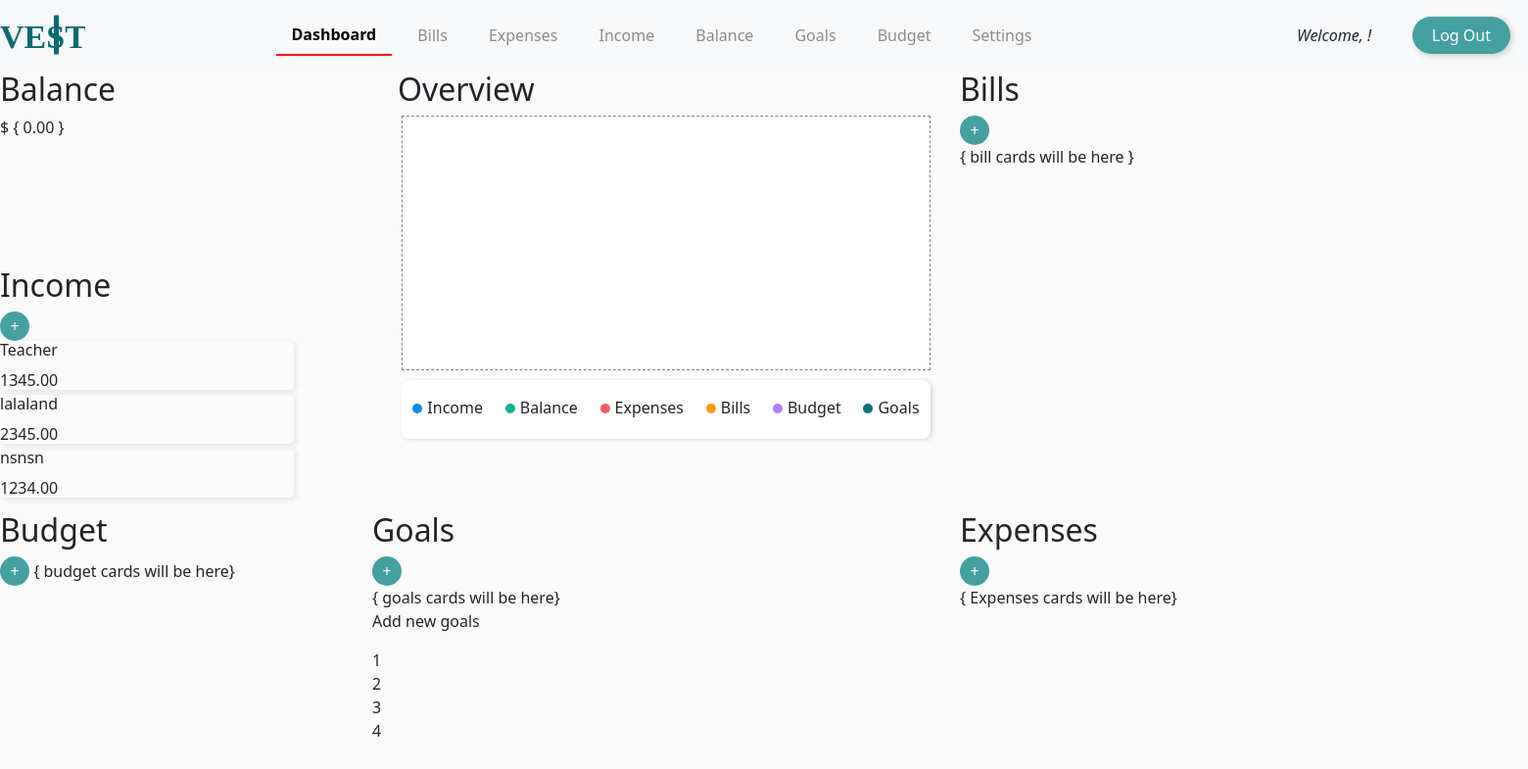
/accounts/profile/ (signed in), run on the app's committed database.
### dashboard/models.py (models this page shows)
class Income(models.Model):
    current_user = models.ForeignKey(Users, default=2, on_delete=models.CASCADE)
    income_name = models.CharField(max_length=20, blank=True)
    created_at = timezone.now()
    deposit = models.DecimalField(blank=True, max_digits=10, decimal_places=2)
    updated_at = models.DateTimeField('updated_at', auto_now=True)

### dashboard/views.py (the view, shortened to what this page needs)
# urls.py: path('accounts/profile/', views.IncomeProfile.as_view()), # this will display all later.
class IncomeProfile(View):
    template_name = 'dashboard/profile.html'
    add_income_form = AddIncome
    context = {
        "title": "Submit Url",
        "add_income_form": add_income_form,
        "pls_work": "pls work",
        "current_name": "",
        "user_name ": "",
        "c_id" : "",
        "income_names" : "",
        "deposit" : 0,
        "range": range(3),
        "user_income": ""
    }
    def get(self, request):
        user= request.user
        if user.is_authenticated:
            user_name = request.user.first_name
            c_id = request.user.id
            income_names = list(Income.objects.values_list('income_name', flat=True))[-3:]
            deposits = list(Income.objects.values_list('deposit', flat=True))[-3:]
            user_income = zip(income_names, deposits)
            self.context["c_id"] = c_id
            self.context["user_name"] = user_name
            self.context["income_names"] = income_names[-3:]
            self.context["deposits"] = deposits[-3:]
            self.context["pls_work"] = "LALSLSLLSLSLSLS"
            self.context["user_income"] = user_income
        else:
            return redirect('/')
        return render(request, self.template_name, self.context)

### dashboard/templates/dashboard/profile.html (shortened to what this page needs)
{% extends 'dashboard/base.html' %}
{% load static %}
{% block content %}
  {% if user.is_authenticated %}
    <main id="main">
      <div id="in-bal">
        <section id="balance">
          <h2>Balance</h2>
          <div id="balance-data">
            <p id="current-balance">$ { 0.00 }</p>
          </div>
        </section>
        <section id="income">
          <h2>Income</h2>
          <button class="add-btn" id="add-income" type="submit">+</button>
          <div>
            {% for income, deposit in user_income reversed %}
                <div id="income-data">
                  <h6 id="income-source">{{income}}</h6>
                  <p id="income-money">{{deposit}}</p>
                </div>
            {% endfor %}
          </div>
        </section>
      </div>
      <section id="overview">
        <h2>Overview</h2>
        <div id="graph"></div>
        <div id="overview-keys">
          <div class="keys" id="income-key">
            <div class="overview-circles cir-inc"></div>
            <p class="key-label">Income</p>
          </div>
          <div class="keys" id="balance-key">
            <div class="overview-circles cir-bal"></div>
            <p class="key-label">Balance</p>
          </div>
          <div class="keys" id="expenses-key">
            <div class="overview-circles cir-exp"></div>
            <p class="key-label">Expenses</p>
          </div>
          <div class="keys" id="bills-key">
            <div class="overview-circles cir-bill"></div>
            <p class="key-label">Bills</p>
          </div>
          <div class="keys" id="budget-key">
            <div class="overview-circles cir-bud"></div>
            <p class="key-label">Budget</p>
          </div>
          <div class="keys" id="goals-key">
            <div class="overview-circles cir-goal"></div>
            <p class="key-label">Goals</p>
          </div>
        </div>
      </section>
      <section id="bills">
        <h2>Bills</h2>
        <button class="add-btn" id="add-bill" type="submit">+</button>
        <div class="bill-container">
          { bill cards will be here }
        </div>
      </section>
      <section id="budget">
        <h2>Budget</h2>
          <button class="add-btn" id="add-budget" type="submit">+</button>
        { budget cards will be here}
      </section>
      <section id="goals">
        <h2>Goals</h2>
        <form method="POST">
          <button class="add-btn" id="add-goal" type="submit">+</button>
        </form>
        <div id="goals-container">
          { goals cards will be here}
        </div>
        <p>Add new goals</p>
        <div id="goal-choices">
          <div class="goal">1</div>
          <div class="goal">2</div>
          <div class="goal">3</div>
          <div class="goal">4</div>
        </div>
      </section>
      <section id="expenses">
        <h2>Expenses</h2>
        <form method="POST">
          <button class="add-btn" id="add-expense" type="submit">+</button>
        </form>
        { Expenses cards will be here}
      </section>
    </main>
  {% endif %}
{% endblock %}

### dashboard/static/css/style.css (style rules this page uses)
* { padding: 0; margin: 0; box-sizing: border-box; }
body { background-color: #FBFBFB; }
#main { width: 100vw; height: 100vh; display: grid; grid-template-columns: repeat(3, 1fr); grid-auto-rows: minmax(100px, auto); grid-template-areas: "in-bal overview bills" "budget goals expenses"; row-gap: 0; column-gap: 0; }
#overview { width: 600px; height: 400px; grid-area: overview; }
#in-bal { width: 380px; height: 400px; grid-area: in-bal; }
#balance { width: 380px; height: 200px; }
#income { width: 380px; height: 300px; }
#budget { width: 380px; height: 300px; grid-area: budget; }
#bills { width: 517px; height: 400px; grid-area: bills; }
#goals { width: 600px; height: 300px; grid-area: goals; }
#expenses { width: 600px; height: 300px; grid-area: expenses; }
#overview h2 { margin-left: 26px; }
#graph { margin: 0 auto; width: 540px; height: 260px; background-color: white; border: grey 1px dashed; }
#overview-keys { margin: 0 auto; width: 540px; height: 60px; background-color: white; box-shadow: 2px 1px 4px rgb(214, 214, 214); display: flex; justify-content: space-around; align-items: center; margin-top: 10px; padding-top: 12px; border-radius: 8px; }
.keys { display: flex; justify-content: center; align-items: center; }
.overview-circles { width: 10px; height: 10px; border-radius: 50px; margin-top: -14px; margin-right: 5px; }
.cir-inc { background-color: #008ce2; }
.cir-bal { background-color: #00b493; }
.cir-exp { background-color: #FF5D5D; }
.cir-bill { background-color: #ff970f ; }
.cir-bud { background-color: #B37BFF; }
.cir-goal { background-color: #00727b ; }
.add-btn { width: 30px; height: 30px; border-radius: 50px; border: none; background-color: #44A1A0; font-size: 16px; color: white; }
#income-data { width: 300px; height: 50px; box-shadow: 2px 2px 6px rgb(224, 224, 224); border-radius: 5px; margin-bottom: 5px; }

### data on the page
Income: income_name "Teacher", deposit "1345.00"
Income: income_name "lalaland", deposit "2345.00"
Income: income_name "nsnsn", deposit "1234.00"
